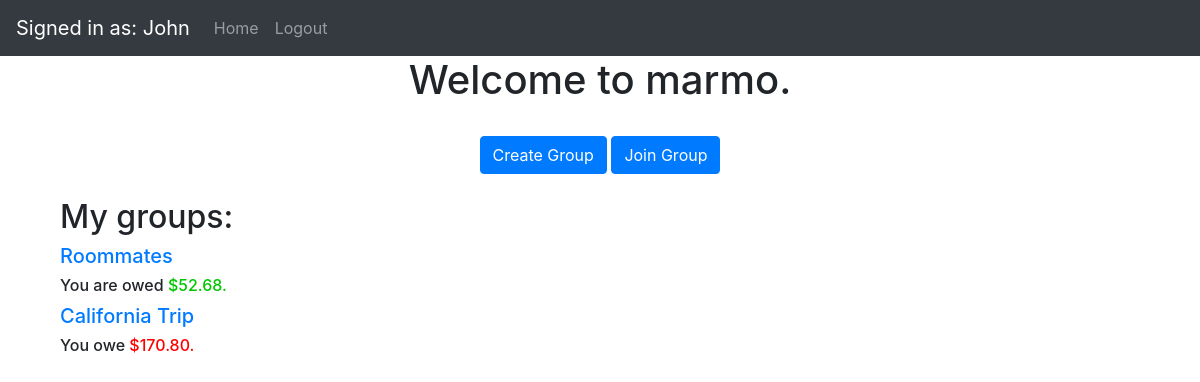
Screenshot of / (signed in) with the database file from the repository.
### website/models.py (models this page shows, shortened)
class User(db.Model, UserMixin):
    id = db.Column(db.Integer, primary_key=True)
    username = db.Column(db.String(200), nullable=False)
    email = db.Column(db.String(150), unique=True)
    password = db.Column(db.String(150))
    date_created = db.Column(db.DateTime(timezone=True), default=func.now())
    groups = db.relationship('Group', secondary=group_member, backref="members")
    transactions = db.relationship('Transaction', secondary=user_transaction, backref="members_included")
    def __repr__(self):
        return f'{self.username}'

class Group(db.Model):
    id = db.Column(db.Integer, primary_key=True)
    admin_id = db.Column(db.Integer)
    group_name = db.Column(db.String(30), nullable=False)
    date_created = db.Column(db.DateTime(timezone=True), default=func.now())
    transactions = db.relationship('Transaction')
    payments = db.relationship('Payment')
    def calculate_debts(self, member):
        total_paid = 0
        total_borrowed = 0
        for transaction in self.transactions:
            if transaction.payer_id == member.id:
                total_paid += transaction.amount
            if member in transaction.members_included:
                total_borrowed += (transaction.amount / len(transaction.members_included))
        overall = total_paid - total_borrowed
        for payment in self.payments:
            if payment.payer_id == member.id:
                overall += payment.amount
            if payment.recipient_id == member.id:
                overall -= payment.amount
        overall = round(overall, 2)
        return_list = [overall]
        if overall == 0:
            return_list.append(0)
        elif overall < 0:
            return_list.append(-1)
        elif overall > 0:
            return_list.append(1)
        return_list[0] = "{:,.2f}".format(abs(overall))
        return return_list

class Transaction(db.Model):
    id = db.Column(db.Integer, primary_key=True)
    group_id = db.Column(db.Integer, db.ForeignKey('group.id'))
    payer_id = db.Column(db.Integer, nullable=False)
    creator_id = db.Column(db.Integer, nullable=False)
    amount = db.Column(db.Numeric(10, 2), nullable=False)
    description = db.Column(db.String(300), nullable=False)
    date_created = db.Column(db.DateTime(timezone=True), default=func.now())

### website/views.py (the view)
@views.route('/', methods=['GET', 'POST'])
def home():
    if (str(current_user)[0] != '<'):
        return render_template("home.html", user=current_user)
    else:
        return render_template("landing.html", user=current_user)

### website/__init__.py (called while the page is built)
def create_app():
    app = Flask(__name__)
    app.config['SECRET_KEY'] = 'hjshjhdjah kjshkjdhjs'
    app.config['SQLALCHEMY_DATABASE_URI'] = 'sqlite:///marmo.db'
    db.init_app(app)
    from .views import views
    from .auth import auth
    app.register_blueprint(views, url_prefix='/')
    app.register_blueprint(auth, url_prefix='/')
    from .models import User
    create_database(app)
    login_manager = LoginManager()
    login_manager.login_view = 'auth.login'
    login_manager.init_app(app)
    login_manager.login_message = "You must be logged in to perform that action."
    @login_manager.user_loader
    def load_user(id):
        return User.query.get(int(id))
    return app

### website/templates/home.html (shortened to what this page needs)
{% extends "base.html" %} {% block title %}Home{% endblock %} {% block content %}
<h1 align="center">Welcome to marmo.</h1><br>
<div class="container" align="center">
    <a class="btn btn-primary" href="create-group" role="button" align="center">Create Group</a>
    <a class="btn btn-primary" href="join-group" role="button">Join Group</a><br><br>
</div>
<div class="container" align="left" padding="1rem">
    <h2>My groups:</h2>
    {% for group in user.groups %}
    <span>
        <h5><a href="mygroup?groupID={{ group.id }}">{{ group.group_name }}</a></h5>
    </span>
    <h6>
        {% if group.calculate_debts(user)[1] == 1 %}
        You are owed <span style="color:rgb(0, 197, 0);">${{ group.calculate_debts(user)[0] }}.</span>
        {% endif %}
        {% if group.calculate_debts(user)[1] == -1 %}
        You owe <span style="color:red">${{ group.calculate_debts(user)[0] }}.</span>
        {% endif %}
    </h6>
    {% endfor %}
</div>
{% endblock %}

### website/templates/base.html (shortened to what this page needs)
<!DOCTYPE html>
<html>
  <head>
    <link
      rel="stylesheet"
      href="https://stackpath.bootstrapcdn.com/bootstrap/4.4.1/css/bootstrap.min.css"
    />
    <link
      rel="stylesheet"
      href="https://stackpath.bootstrapcdn.com/font-awesome/4.7.0/css/font-awesome.min.css"
    />
  </head>
  <body>
    <nav class="navbar navbar-expand-lg navbar-dark bg-dark">
      {% if user.is_authenticated %}
      <a class="navbar-brand" href="/account">Signed in as: {{ user.username }}</a>
      {% endif %}
      <div class="collapse navbar-collapse" id="navbar">
        <div class="navbar-nav">
          {% if user.is_authenticated %}
          <a class="nav-item nav-link" id="home" href="/">Home</a>
          <a class="nav-item nav-link" id="logout" href="/logout">Logout</a>
          {% else %}
          <a class="nav-item nav-link" id="login" href="/login">Login</a>
          <a class="nav-item nav-link" id="signUp" href="/sign-up">Sign Up</a>
          {% endif %}
        </div>
      </div>
    </nav>
    <div class="container">{% block content %} {% endblock %}</div>
  </body>
</html>

### rows the page displays
User: username "John"
Group: group_name "Roommates", amount "52.68"
Group: group_name "California Trip", amount "170.80"
